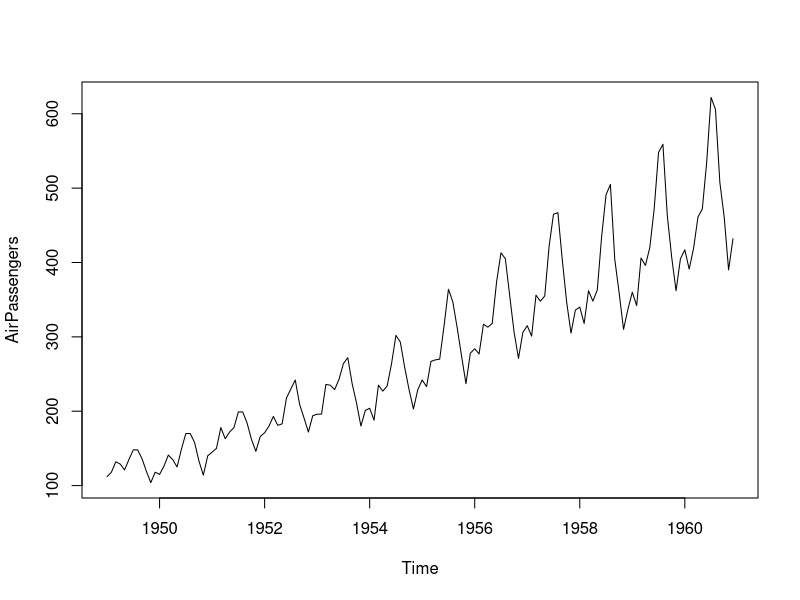
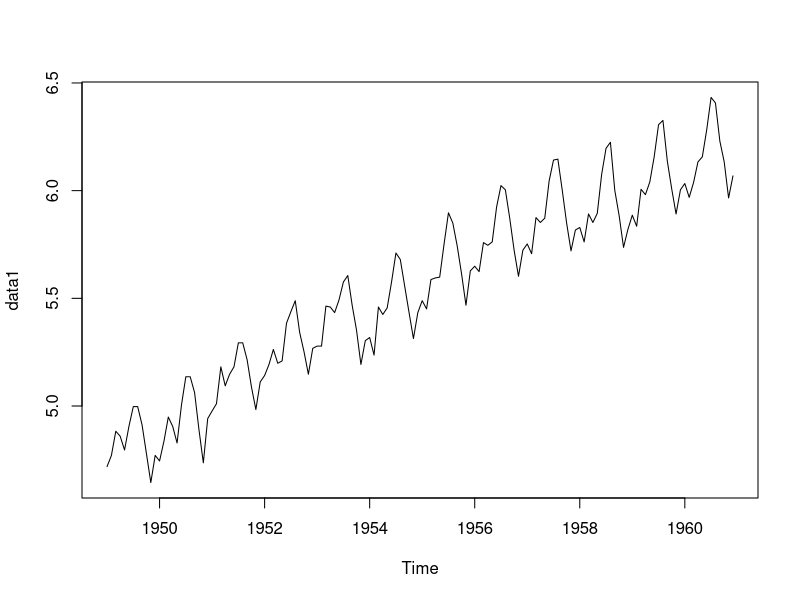
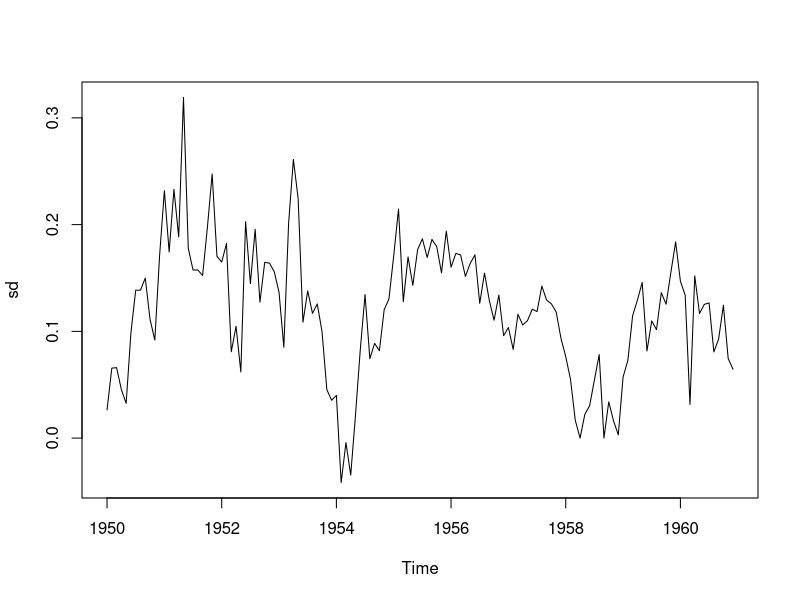
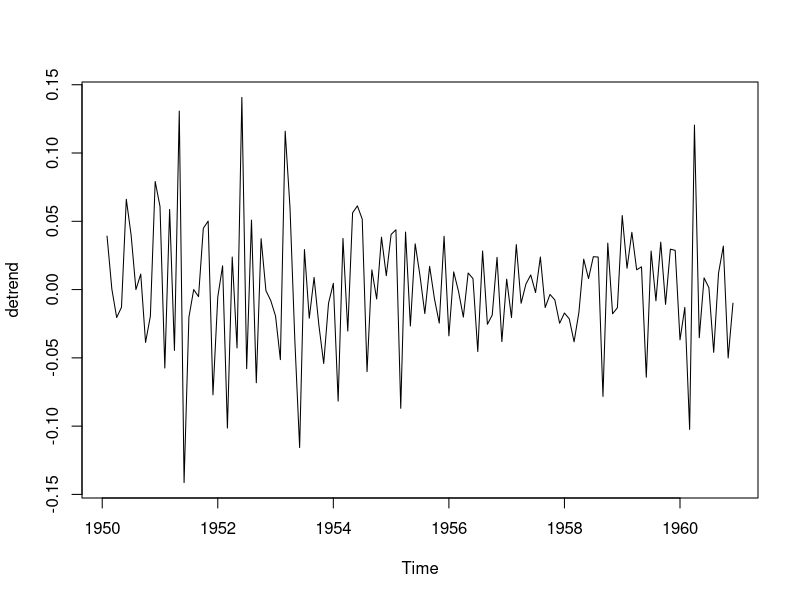

Reproduce these figures in R, in order.
install.packages("tseries")

data('AirPassengers')
ts.plot(AirPassengers)

data1 <- log(AirPassengers)
ts.plot(data1)

## Seasonal Differencing
sd <- diff(data1, lag = 12)
ts.plot(sd)


## DeTrending the Data
detrend <- diff(sd)
ts.plot(detrend)

## Understanding if the Series is Stationary
library(tseries)
adf.test(detrend)